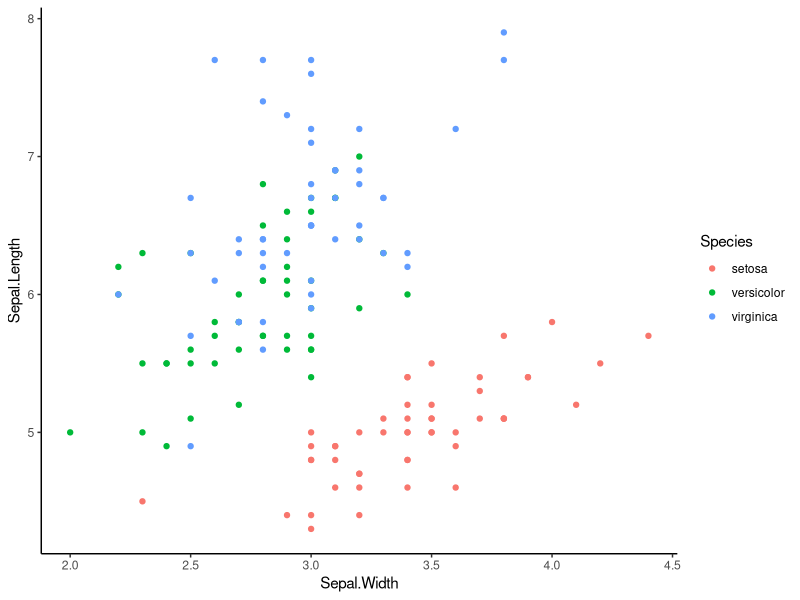

Generate this figure with R:
## ---- chunk 1
library(tidyverse)
# make some reasonable plot
ggplot(iris) + geom_point(aes(x = Sepal.Width, y = Sepal.Length, col = Species)) + theme_classic()
